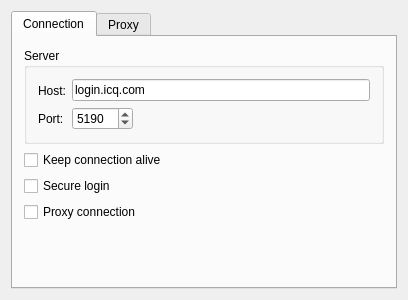
<ui version="4.0" >
 <class>networkSettingsClass</class>
 <widget class="QWidget" name="networkSettingsClass" >
  <property name="geometry" >
   <rect>
    <x>0</x>
    <y>0</y>
    <width>400</width>
    <height>300</height>
   </rect>
  </property>
  <property name="windowTitle" >
   <string>networkSettings</string>
  </property>
  <layout class="QGridLayout" >
   <item row="0" column="0" >
    <widget class="QTabWidget" name="tabWidget" >
     <property name="currentIndex" >
      <number>0</number>
     </property>
     <widget class="QWidget" name="tab" >
      <attribute name="title" >
       <string>Connection</string>
      </attribute>
      <attribute name="icon" >
       <iconset resource="../../../../qutim.qrc" >:/icons/crystal_project/connection.png</iconset>
      </attribute>
      <layout class="QGridLayout" >
       <item row="0" column="0" >
        <widget class="QGroupBox" name="serverBox" >
         <property name="title" >
          <string>Server</string>
         </property>
         <layout class="QGridLayout" >
          <item row="0" column="0" >
           <layout class="QHBoxLayout" >
            <item>
             <layout class="QVBoxLayout" >
              <item>
               <widget class="QLabel" name="hostLabel" >
                <property name="text" >
                 <string>Host:</string>
                </property>
               </widget>
              </item>
              <item>
               <widget class="QLabel" name="portLabel" >
                <property name="text" >
                 <string>Port:</string>
                </property>
               </widget>
              </item>
             </layout>
            </item>
            <item>
             <layout class="QVBoxLayout" >
              <item>
               <widget class="QLineEdit" name="hostEdit" >
                <property name="minimumSize" >
                 <size>
                  <width>150</width>
                  <height>0</height>
                 </size>
                </property>
                <property name="text" >
                 <string>login.icq.com</string>
                </property>
               </widget>
              </item>
              <item>
               <layout class="QHBoxLayout" >
                <item>
                 <widget class="QSpinBox" name="portBox" >
                  <property name="minimum" >
                   <number>1</number>
                  </property>
                  <property name="maximum" >
                   <number>65535</number>
                  </property>
                  <property name="value" >
                   <number>5190</number>
                  </property>
                 </widget>
                </item>
                <item>
                 <spacer>
                  <property name="orientation" >
                   <enum>Qt::Horizontal</enum>
                  </property>
                  <property name="sizeHint" >
                   <size>
                    <width>40</width>
                    <height>20</height>
                   </size>
                  </property>
                 </spacer>
                </item>
               </layout>
              </item>
             </layout>
            </item>
           </layout>
          </item>
         </layout>
        </widget>
       </item>
       <item row="1" column="0" >
        <widget class="QCheckBox" name="keepAliveBox" >
         <property name="text" >
          <string>Keep connection alive</string>
         </property>
        </widget>
       </item>
       <item row="2" column="0" >
        <widget class="QCheckBox" name="secureBox" >
         <property name="text" >
          <string>Secure login</string>
         </property>
        </widget>
       </item>
       <item row="3" column="0" >
        <widget class="QCheckBox" name="useProxyBox" >
         <property name="text" >
          <string>Proxy connection</string>
         </property>
        </widget>
       </item>
       <item row="4" column="0" >
        <spacer>
         <property name="orientation" >
          <enum>Qt::Vertical</enum>
         </property>
         <property name="sizeHint" >
          <size>
           <width>360</width>
           <height>31</height>
          </size>
         </property>
        </spacer>
       </item>
      </layout>
     </widget>
     <widget class="QWidget" name="tab_2" >
      <attribute name="title" >
       <string>Proxy</string>
      </attribute>
      <attribute name="icon" >
       <iconset resource="../../../../qutim.qrc" >:/icons/crystal_project/proxy.png</iconset>
      </attribute>
      <layout class="QGridLayout" >
       <item row="0" column="0" >
        <widget class="QGroupBox" name="proxyBox" >
         <property name="title" >
          <string>Proxy</string>
         </property>
         <layout class="QGridLayout" >
          <item row="0" column="0" >
           <layout class="QHBoxLayout" >
            <item>
             <layout class="QVBoxLayout" >
              <item>
               <widget class="QLabel" name="typeLabel" >
                <property name="text" >
                 <string>Type:</string>
                </property>
               </widget>
              </item>
              <item>
               <widget class="QLabel" name="proxyHostLabel" >
                <property name="text" >
                 <string>Host:</string>
                </property>
               </widget>
              </item>
              <item>
               <widget class="QLabel" name="proxyPortLabel" >
                <property name="text" >
                 <string>Port:</string>
                </property>
               </widget>
              </item>
             </layout>
            </item>
            <item>
             <layout class="QVBoxLayout" >
              <item>
               <layout class="QVBoxLayout" >
                <item>
                 <widget class="QComboBox" name="typeBox" >
                  <property name="minimumSize" >
                   <size>
                    <width>140</width>
                    <height>0</height>
                   </size>
                  </property>
                  <item>
                   <property name="text" >
                    <string>None</string>
                   </property>
                  </item>
                  <item>
                   <property name="text" >
                    <string>HTTP</string>
                   </property>
                  </item>
                  <item>
                   <property name="text" >
                    <string>SOCKS 5</string>
                   </property>
                  </item>
                 </widget>
                </item>
                <item>
                 <widget class="QLineEdit" name="proxyHostEdit" >
                  <property name="enabled" >
                   <bool>false</bool>
                  </property>
                 </widget>
                </item>
               </layout>
              </item>
              <item>
               <layout class="QHBoxLayout" >
                <item>
                 <widget class="QSpinBox" name="proxyPortBox" >
                  <property name="enabled" >
                   <bool>false</bool>
                  </property>
                  <property name="minimum" >
                   <number>1</number>
                  </property>
                  <property name="maximum" >
                   <number>65535</number>
                  </property>
                 </widget>
                </item>
                <item>
                 <spacer>
                  <property name="orientation" >
                   <enum>Qt::Horizontal</enum>
                  </property>
                  <property name="sizeHint" >
                   <size>
                    <width>40</width>
                    <height>20</height>
                   </size>
                  </property>
                 </spacer>
                </item>
               </layout>
              </item>
             </layout>
            </item>
           </layout>
          </item>
          <item row="1" column="0" >
           <widget class="QCheckBox" name="authBox" >
            <property name="enabled" >
             <bool>false</bool>
            </property>
            <property name="text" >
             <string>Authentication</string>
            </property>
           </widget>
          </item>
          <item row="2" column="0" >
           <layout class="QHBoxLayout" >
            <item>
             <layout class="QVBoxLayout" >
              <item>
               <widget class="QLabel" name="userNameLabel" >
                <property name="text" >
                 <string>User name:</string>
                </property>
               </widget>
              </item>
              <item>
               <widget class="QLabel" name="userPasswordLabel" >
                <property name="text" >
                 <string>Password:</string>
                </property>
               </widget>
              </item>
             </layout>
            </item>
            <item>
             <layout class="QVBoxLayout" >
              <item>
               <widget class="QLineEdit" name="userNameEdit" >
                <property name="enabled" >
                 <bool>false</bool>
                </property>
               </widget>
              </item>
              <item>
               <widget class="QLineEdit" name="userPasswordEdit" >
                <property name="enabled" >
                 <bool>false</bool>
                </property>
                <property name="echoMode" >
                 <enum>QLineEdit::Password</enum>
                </property>
               </widget>
              </item>
             </layout>
            </item>
           </layout>
          </item>
         </layout>
        </widget>
       </item>
      </layout>
     </widget>
    </widget>
   </item>
  </layout>
 </widget>
 <layoutdefault spacing="6" margin="11" />
 <resources>
  <include location="../../../../qutim.qrc" />
 </resources>
 <connections>
  <connection>
   <sender>authBox</sender>
   <signal>toggled(bool)</signal>
   <receiver>userNameEdit</receiver>
   <slot>setEnabled(bool)</slot>
   <hints>
    <hint type="sourcelabel" >
     <x>125</x>
     <y>185</y>
    </hint>
    <hint type="destinationlabel" >
     <x>160</x>
     <y>210</y>
    </hint>
   </hints>
  </connection>
  <connection>
   <sender>authBox</sender>
   <signal>toggled(bool)</signal>
   <receiver>userPasswordEdit</receiver>
   <slot>setEnabled(bool)</slot>
   <hints>
    <hint type="sourcelabel" >
     <x>53</x>
     <y>185</y>
    </hint>
    <hint type="destinationlabel" >
     <x>115</x>
     <y>254</y>
    </hint>
   </hints>
  </connection>
 </connections>
</ui>
